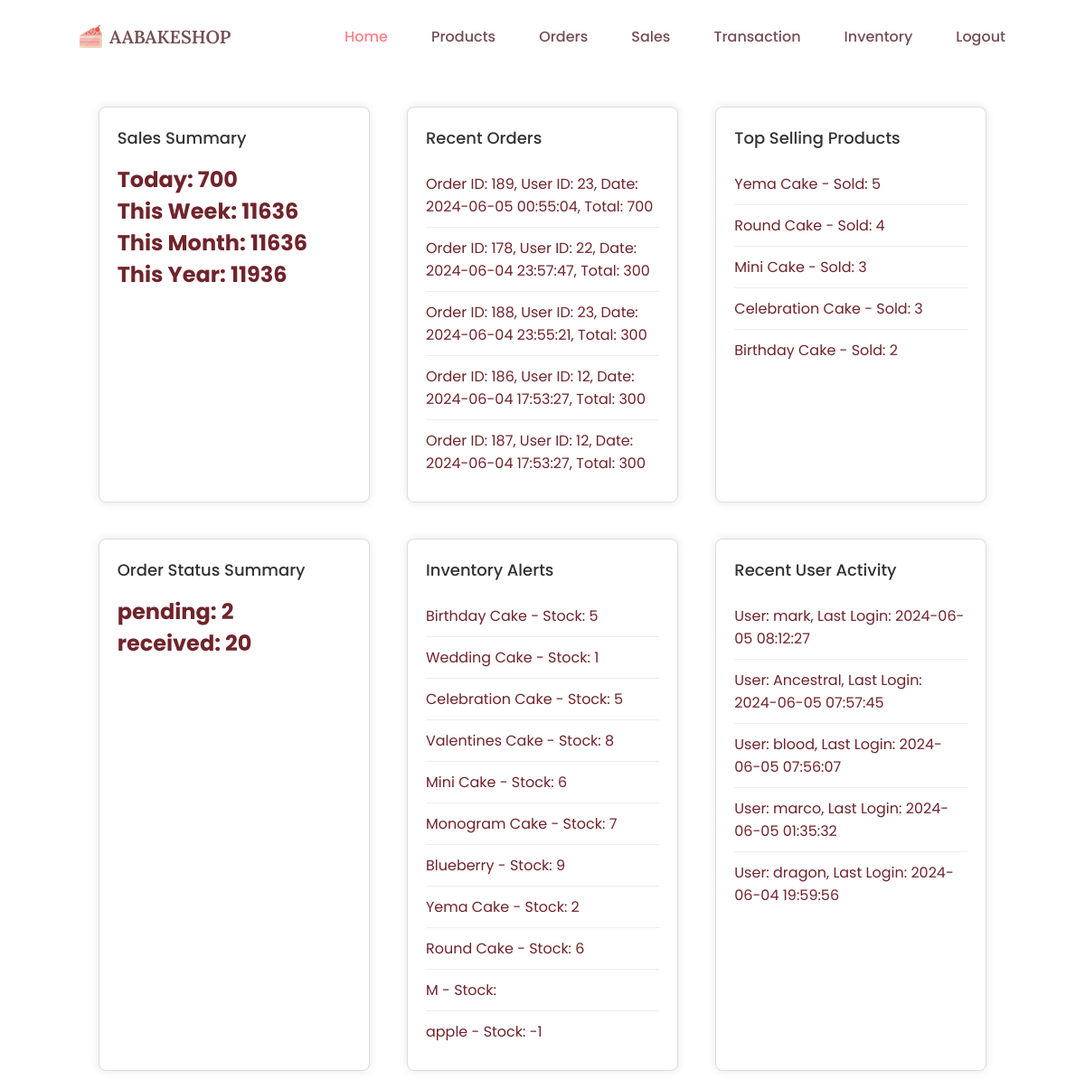
Screenshot of /AABakeshop/admin/index.php (signed in) with the database file from the repository.
### tables this page shows
CREATE TABLE `orders` (
  `order_id` int(11) NOT NULL,
  `user_id` int(11) NOT NULL,
  `session_id` varchar(255) NOT NULL,
  `product_id` int(255) NOT NULL,
  `product_name` varchar(255) NOT NULL,
  `quantity` int(255) NOT NULL,
  `price` int(255) NOT NULL,
  `order_date` timestamp NOT NULL DEFAULT current_timestamp() ON UPDATE current_timestamp(),
  `tracking_number` varchar(16) NOT NULL,
  `subtotal` int(255) NOT NULL,
  `status` varchar(255) DEFAULT 'pending',
  `payment_amount` int(255) NOT NULL,
  `gcash_name` varchar(255) NOT NULL,
  `gcash_number` varchar(20) NOT NULL
);

CREATE TABLE `products` (
  `product_id` int(11) NOT NULL,
  `product_name` varchar(255) NOT NULL,
  `Description` varchar(255) NOT NULL,
  `category_id` varchar(255) NOT NULL,
  `size_id` varchar(255) NOT NULL,
  `stock` varchar(255) NOT NULL,
  `price` varchar(255) NOT NULL,
  `status` varchar(255) NOT NULL,
  `product_image` varchar(255) NOT NULL,
  `properties` varchar(255) NOT NULL
);

CREATE TABLE `user` (
  `user_id` int(255) NOT NULL,
  `firstname` varchar(255) NOT NULL,
  `lastname` varchar(255) NOT NULL,
  `username` varchar(255) NOT NULL,
  `password` varchar(255) NOT NULL,
  `email` varchar(255) NOT NULL,
  `role` varchar(255) NOT NULL,
  `last_login` datetime DEFAULT current_timestamp() ON UPDATE current_timestamp()
);

### AABakeshop/admin/index.php (the view, shortened to what this page needs)
<!DOCTYPE html>
<html lang="en">
<head>
    <link href="https://cdn.jsdelivr.net/npm/remixicon@2.5.0/fonts/remixicon.css" rel="stylesheet">
    <link rel="stylesheet" href="../css/styles.css">
</head>
<body>
    <header class="header" id="header">
        <nav class="nav container">
            <a href="#" class="nav_logo">
                <img src="../assets/img/cake_logo.png" alt="logo image">
                AABAKESHOP
            </a>
            <div class="nav_menu" id="nav-menu">
                <ul class="nav_list">
                    <li class="nav_item">
                        <a href="index.php" class="nav_link active-link">Home</a>
                    </li>
                    <li class="nav_item">
                        <a href="products.php" class="nav_link">Products</a>
                    </li>
                    <li class="nav_item">
                        <a href="order.php" class="nav_link">Orders</a>
                    </li>
                    <li class="nav_item">
                        <a href="sales.php" class="nav_link">Sales</a>
                    </li>
                    <li class="nav_item">
                        <a href="transaction.php" class="nav_link">Transaction</a>
                    </li>
                    <li class="nav_item">
                        <a href="inventory.php" class="nav_link">Inventory</a>
                    </li>
                </ul>
            </div>
            <a href="admin_logout.php" class="nav_link">Logout</a>
        </nav>
    </header>
    <div class="container">
        <h1>Admin Dashboard</h1>
        <div class="dashboard-container">
            <div class="widget">
                <h2>Sales Summary</h2>
                <?php
                include_once '../db_connection.php';
                $today_sales = $conn->query("SELECT SUM(subtotal) as total_sales FROM orders WHERE DATE(order_date) = CURDATE()")->fetch_assoc()['total_sales'];
                $week_sales = $conn->query("SELECT SUM(subtotal) as total_sales FROM orders WHERE WEEK(order_date) = WEEK(CURDATE())")->fetch_assoc()['total_sales'];
                $month_sales = $conn->query("SELECT SUM(subtotal) as total_sales FROM orders WHERE MONTH(order_date) = MONTH(CURDATE())")->fetch_assoc()['total_sales'];
                $year_sales = $conn->query("SELECT SUM(subtotal) as total_sales FROM orders WHERE YEAR(order_date) = YEAR(CURDATE())")->fetch_assoc()['total_sales'];
                ?>
                <p>Today: <?php echo $today_sales ?: 0; ?></p>
                <p>This Week: <?php echo $week_sales ?: 0; ?></p>
                <p>This Month: <?php echo $month_sales ?: 0; ?></p>
                <p>This Year: <?php echo $year_sales ?: 0; ?></p>
            </div>
            <div class="widget">
                <h2>Recent Orders</h2>
                <ul class="list">
                    <?php
                    $recent_orders = $conn->query("SELECT order_id, user_id, order_date, subtotal FROM orders ORDER BY order_date DESC LIMIT 5");
                    if ($recent_orders->num_rows > 0) {
                        while ($order = $recent_orders->fetch_assoc()) {
                            echo "<li>Order ID: {$order['order_id']}, User ID: {$order['user_id']}, Date: {$order['order_date']}, Total: {$order['subtotal']}</li>";
                        }
                    } else {
                        echo "<li>No recent orders</li>";
                    }
                    ?>
                </ul>
            </div>
            <div class="widget">
                <h2>Top Selling Products</h2>
                <ul class="list">
                    <?php
                    $top_products = $conn->query("SELECT p.product_name, SUM(o.quantity) as total_quantity FROM orders o JOIN products p ON o.product_id = p.product_id GROUP BY o.product_id ORDER BY total_quantity DESC LIMIT 5");
                    if ($top_products->num_rows > 0) {
                        while ($product = $top_products->fetch_assoc()) {
                            echo "<li>{$product['product_name']} - Sold: {$product['total_quantity']}</li>";
                        }
                    } else {
                        echo "<li>No top selling products</li>";
                    }
                    ?>
                </ul>
            </div>
            <div class="widget">
                <h2>Order Status Summary</h2>
                <?php
                $statuses = $conn->query("SELECT status, COUNT(*) as count FROM orders GROUP BY status");
                while ($status = $statuses->fetch_assoc()) {
                    echo "<p>{$status['status']}: {$status['count']}</p>";
                }
                ?>
            </div>
            <div class="widget">
                <h2>Inventory Alerts</h2>
                <ul class="list">
                    <?php
                    $low_stock_products = $conn->query("SELECT product_name, stock FROM products WHERE stock <= 10");
                    if ($low_stock_products->num_rows > 0) {
                        while ($product = $low_stock_products->fetch_assoc()) {
                            echo "<li>{$product['product_name']} - Stock: {$product['stock']}</li>";
                        }
                    } else {
                        echo "<li>No low stock products</li>";
                    }
                    ?>
                </ul>
            </div>
            <div class="widget">
                <h2>Recent User Activity</h2>
                <ul class="list">
                    <?php
                    $recent_users = $conn->query("SELECT user_id, username, last_login FROM user ORDER BY last_login DESC LIMIT 5");
                    if ($recent_users->num_rows > 0) {
                        while ($user = $recent_users->fetch_assoc()) {
                            echo "<li>User: {$user['username']}, Last Login: {$user['last_login']}</li>";
                        }
                    } else {
                        echo "<li>No recent user activity</li>";
                    }
                    ?>
                </ul>
            </div>
        </div>
    </div>
</body>
</html>

### AABakeshop/css/styles.css (style rules this page uses)
:root { --header-height: 3.5rem; --first-color: hsl(354, 100%, 96%); --first-color-alt: hsl(354, 100%, 94%); --title-color: hsl(354, 19%, 38%); --text-color: hsl(354, 51%, 29%); --text-color-light: hsl(354, 70%, 36%); --body-color: hsl(0, 0%, 100%); --container-color: hsl(0, 0%, 100%); --btn-color: hsl(354,100%,75%); --body-font: "Poppins", sans-serif; --title-font: "Lora", serif; --subtitle-font: "Dancing Script", cursive; --biggest-font-size: 2.25rem; --h1-font-size: 1.5rem; --h2-font-size: 1.25rem; --h3-font-size: 1rem; --normal-font-size: .938rem; --small-font-size: .813rem; --smaller-font-size: .75rem; --font-medium: 500; --font-semi-bold: 600; --z-tooltip: 10; --z-fixed: 100; }
@media screen and (min-width: 1024px) { :root { --biggest-font-size: 4rem; --h1-font-size: 2.25rem; --h2-font-size: 1.5rem; --h3-font-size: 1.25rem; --normal-font-size: 1rem; --small-font-size: .875rem; --smaller-font-size: .813rem; } }
* { box-sizing: border-box; padding: 0; margin: 0; }
html { scroll-behavior: smooth; }
body { font-family: var(--body-font); font-size: var(--normal-font-size); background-color: var(--body-color); color: var(--text-color); transition: background 0.4s; }
h1, h2, h3 { color: var(--title-color); font-weight: var(--font-medium); }
ul { list-style: none; }
a { text-decoration: none; }
img { max-width: 100%; height: auto; }
.container { max-width: 1024px; margin-inline: 1.5rem; }
.active-link { color: var(--first-color); }
.header { position: fixed; width: 100%; background-color: var(--body-color); top: 0; left: 0; z-index: var(--z-fixed); transition: box-shadow .3s, background .4s; }
.nav { position: relative; height: var(--header-height); display: flex; justify-content: space-between; align-items: center; }
.nav_logo, .nav_toggle, .nav_close { display: flex; color: var(--title-color); }
.nav_logo { align-items: center; column-gap: .5rem; font-family: var(--title-font); font-size: var(--h3-font-size); font-weight: var(--font-semi-bold); transition: color .3s; }
.nav_logo img { width: 25px; }
.nav_list { display: flex; flex-direction: column; text-align: center; row-gap: 2rem; }
.nav_link { color: var(--title-color); font-weight: var(--font-medium); transition: color .4s; }
.active-link { color: var(--btn-color); }
@media screen and (min-width: 767px) { .nav { column-gap: 3rem; } }
@media screen and (min-width: 767px) { .nav_list { flex-direction: row; column-gap: 3rem; } }
@media screen and (min-width: 767px) { .nav_menu { margin-left: auto; } }
@media screen and (min-width: 1024px) { .nav { height: calc(var(--header-height) + 1.5rem); } }
@media screen and (min-width: 1064px) { .container { margin-inline: auto; } }

### AABakeshop/admin/index.php (style rules this page uses)
.dashboard-container { display: flex; flex-wrap: wrap; justify-content: space-around; margin-top: 50px; }
.widget { background-color: #fff; border: 1px solid #ddd; border-radius: 8px; box-shadow: 0 0 10px rgba(0, 0, 0, 0.1); padding: 20px; margin: 20px; flex: 1 1 300px; max-width: 300px; }
.widget h2 { margin-bottom: 15px; font-size: 18px; color: #333; }
.widget p { font-size: 24px; font-weight: bold; }
.widget .list { list-style-type: none; padding: 0; }
.widget .list li { padding: 10px 0; border-bottom: 1px solid #eee; }
.widget .list li:last-child { border-bottom: none; }

### rows the page displays
orders: order_id "189", user "23", order_date "2024-06-05 00:55:04", subtotal "700"
orders: order_id "178", user "22", order_date "2024-06-04 23:57:47", subtotal "300"
orders: order_id "188", user "23", order_date "2024-06-04 23:55:21", subtotal "300"
orders: order_id "186", user "12", order_date "2024-06-04 17:53:27", subtotal "300"
orders: order_id "187", user "12", order_date "2024-06-04 17:53:27", subtotal "300"
products: product_name "Birthday Cake", stock "5"
products: product_name "Wedding Cake", stock "1"
products: product_name "Celebration Cake", stock "5"
products: product_name "Valentines Cake", stock "8"
products: product_name "Mini Cake", stock "6"
products: product_name "Monogram Cake", stock "7"
products: product_name "Blueberry", stock "9"
products: product_name "Yema Cake", stock "2"
products: product_name "Round Cake", stock "6"
products: product_name "M"
products: product_name "apple", stock "-1"
user: username "mark", last_login "2024-06-05 08:12:27"
user: username "Ancestral", last_login "2024-06-05 07:57:45"
user: username "blood", last_login "2024-06-05 07:56:07"
user: username "marco", last_login "2024-06-05 01:35:32"
user: username "dragon", last_login "2024-06-04 19:59:56"

### other values shown
$today_sales ?: 0 "700"
$week_sales ?: 0 "11636"
$month_sales ?: 0 "11636"
$year_sales ?: 0 "11936"
$product['product_name'] "Yema Cake"
$product['total_quantity'] "5"
$product['product_name'] "Round Cake"
$product['total_quantity'] "4"
$product['product_name'] "Mini Cake"
$product['total_quantity'] "3"
$product['product_name'] "Celebration Cake"
$product['product_name'] "Birthday Cake"
$product['total_quantity'] "2"
$status['status'] "pending"
$status['count'] "2"
